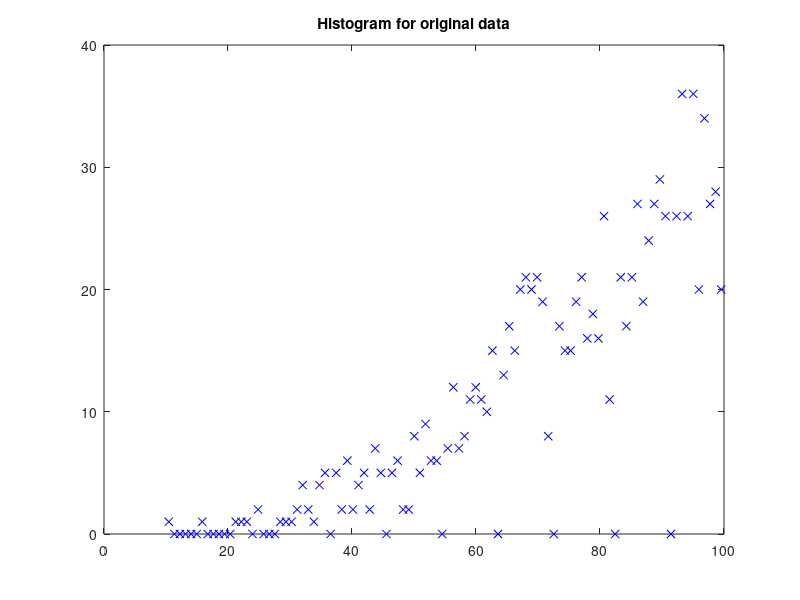
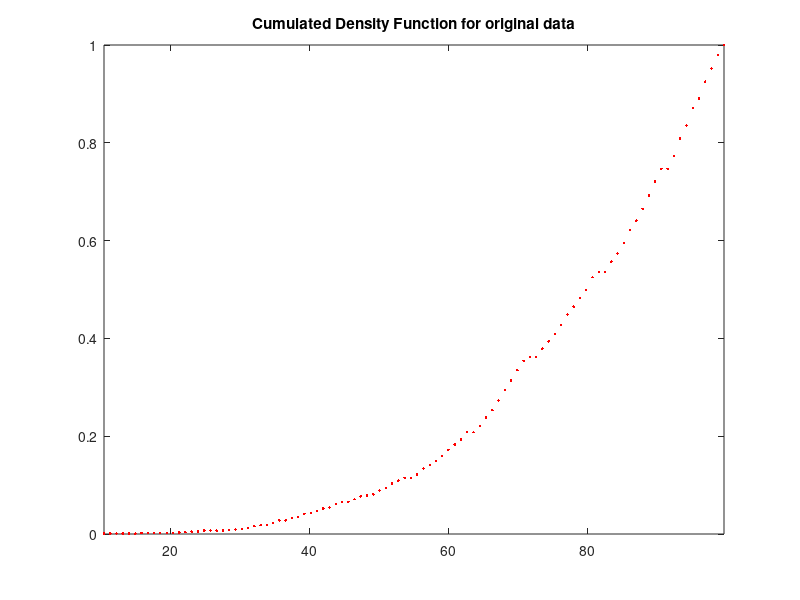
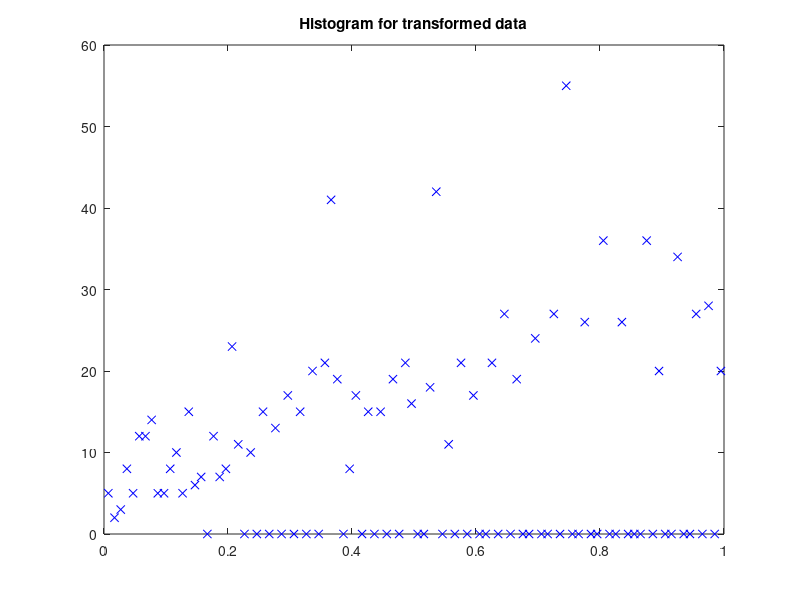
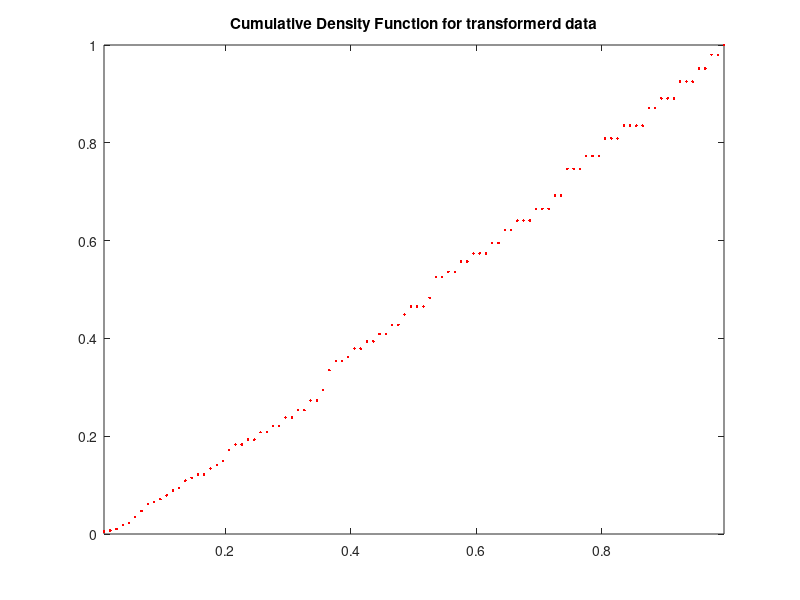

Write MATLAB code to recreate these figures, in order.
%Demo, Histogram Equalization
%HKa Feb. 2015

clc, clear, close all;

x = round(99*rand(1000,1).^.3)+1;
[yvals, xvals] = hist(x,100);

figure(1)
plot(xvals, yvals, 'xb');
title('Histogram for original data');
pause;

figure(2)
s = sum(yvals);
F = cumsum(yvals)/s;
plot(xvals, F, '.r');
axis([xvals(1),xvals(end), 0,1]);
title('Cumulated Density Function for original data');

for k = 1:length(x)
    y(k)=F(x(k));
end;

[nyvals, nxvals]=hist(y,100);
pause;

figure(3)
plot(nxvals, nyvals, 'xb');
title('Histogram for transformed data');
pause;

figure(4)
ns = sum(nyvals);
nF = cumsum(nyvals)/ns;
plot(nxvals, nF, '.r');
axis([nxvals(1),nxvals(end), 0,1]);
title('Cumulative Density Function for transformerd data');
